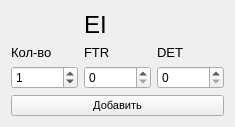
   <widget class="QWidget" name="gridLayoutWidget_3">
    <property name="geometry">
     <rect>
      <x>700</x>
      <y>10</y>
      <width>191</width>
      <height>116</height>
     </rect>
    </property>
    <layout class="QGridLayout" name="gridLayout_6">
     <item row="1" column="0">
      <widget class="QLabel" name="label_41">
       <property name="font">
        <font>
         <pointsize>10</pointsize>
        </font>
       </property>
       <property name="text">
        <string>Кол-во</string>
       </property>
      </widget>
     </item>
     <item row="2" column="2">
      <widget class="QSpinBox" name="EI_DET">
       <property name="maximum">
        <number>9999999</number>
       </property>
       <property name="value">
        <number>0</number>
       </property>
      </widget>
     </item>
     <item row="2" column="0">
      <widget class="QSpinBox" name="EI_Amount">
       <property name="maximum">
        <number>9999999</number>
       </property>
       <property name="value">
        <number>1</number>
       </property>
      </widget>
     </item>
     <item row="1" column="2">
      <widget class="QLabel" name="label_32">
       <property name="font">
        <font>
         <pointsize>10</pointsize>
        </font>
       </property>
       <property name="text">
        <string>DET</string>
       </property>
      </widget>
     </item>
     <item row="3" column="0" colspan="3">
      <widget class="QPushButton" name="pushButton_EI">
       <property name="font">
        <font>
         <pointsize>8</pointsize>
        </font>
       </property>
       <property name="text">
        <string>Добавить</string>
       </property>
      </widget>
     </item>
     <item row="2" column="1">
      <widget class="QSpinBox" name="EI_FTR">
       <property name="maximum">
        <number>9999999</number>
       </property>
       <property name="value">
        <number>0</number>
       </property>
      </widget>
     </item>
     <item row="1" column="1">
      <widget class="QLabel" name="label_31">
       <property name="font">
        <font>
         <pointsize>10</pointsize>
        </font>
       </property>
       <property name="text">
        <string>FTR</string>
       </property>
      </widget>
     </item>
     <item row="0" column="1">
      <widget class="QLabel" name="label_30">
       <property name="font">
        <font>
         <pointsize>18</pointsize>
        </font>
       </property>
       <property name="text">
        <string>EI</string>
       </property>
      </widget>
     </item>
    </layout>
   </widget>
